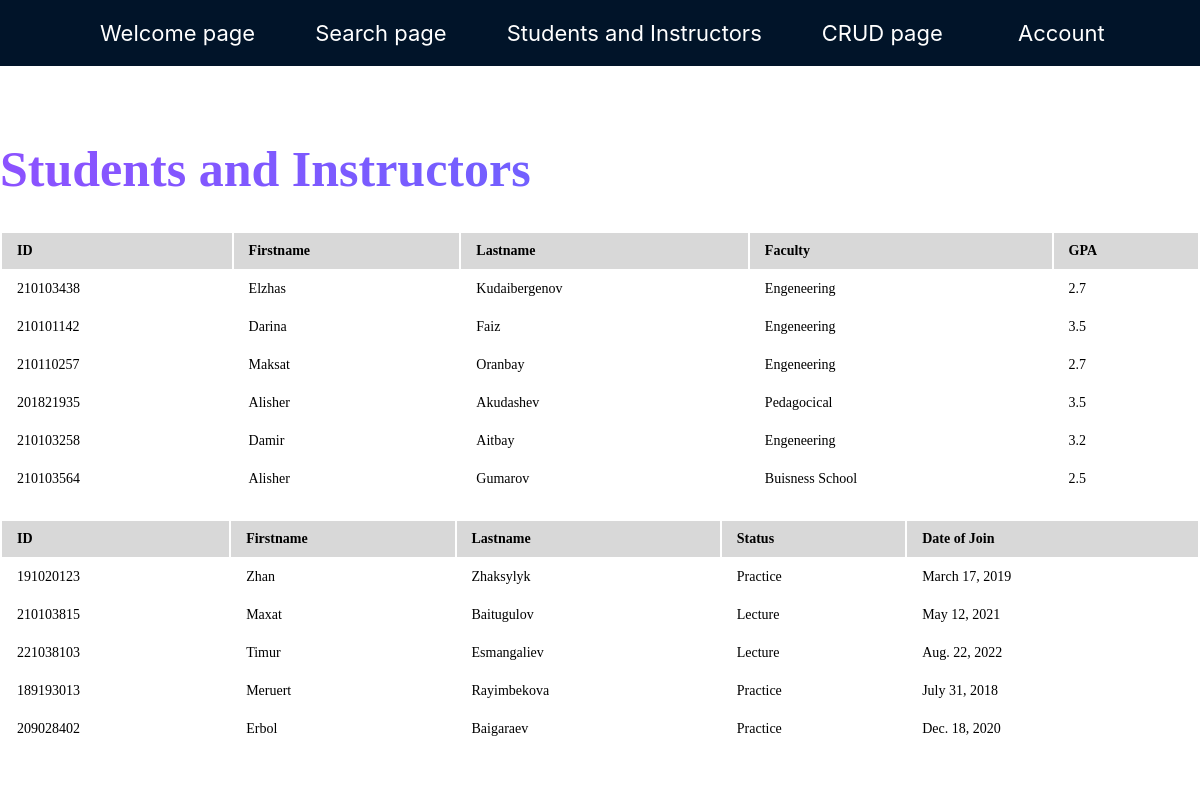
/all_members/, run on the app's committed database.
### sdudent/models.py (models this page shows)
class Student(models.Model):
    student_id = models.IntegerField(verbose_name='Student ID')
    firstname = models.CharField(max_length=255, verbose_name='First Name')
    lastname = models.CharField(max_length=255, verbose_name='Last Name')
    faculty = models.CharField(max_length=255, verbose_name='Faculty')
    student_gpa = models.FloatField(verbose_name='GPA')

class Instructor(models.Model):
    instructor_id = models.IntegerField()
    name = models.CharField(max_length=255)
    surname = models.CharField(max_length=255)
    status = models.CharField(max_length=255)
    dateofjoin = models.DateField()

### sdudent/views.py (the view)
# urls.py: path('all_members/', views.members, name='all_members'),
def members(request):
    mystudents = Student.objects.all().values()
    myinstructors = Instructor.objects.all().values()
    template = loader.get_template('all_members.html')
    context = {'mystudents':mystudents, 'myinstructors':myinstructors}
    return HttpResponse(template.render(context, request))

### sdudent/templates/all_members.html (shortened to what this page needs)
<!DOCTYPE html>
<html>
  <head>
  </head>
  <body>
    <nav>
      <a style="margin-left: 100px" href="{% url 'sdudent'%}">Welcome page</a>
      <a href="{% url 'index'%}">Search page</a>
      <a href="{% url 'all_members'%}">Students and Instructors</a>
      <a href="{% url 'home'%}">CRUD page</a>
      <div class="welcome-div">
        <div class="dropdown">
          <a href="{% url 'register'%}">Account</a>
        </div>
      </div>
    </nav>
    <main>
      <h1>Students and Instructors</h1>
      <table border="1">
        <tr>
          <th>ID</th>
          <th>Firstname</th>
          <th>Lastname</th>
          <th>Faculty</th>
          <th>GPA</th>
        </tr>
        {% for x in mystudents %}
        <tr>
          <td>{{x.student_id}}</td>
          <td>{{x.firstname}}</td>
          <td>{{x.lastname}}</td>
          <td>{{x.faculty}}</td>
          <td>{{x.student_gpa}}</td>
        </tr>
        {% endfor %}
      </table>
      <table border="1">
        <tr>
          <th>ID</th>
          <th>Firstname</th>
          <th>Lastname</th>
          <th>Status</th>
          <th>Date of Join</th>
        </tr>
        {% for x in myinstructors %}
        <tr>
          <td>{{x.instructor_id}}</td>
          <td>{{x.name}}</td>
          <td>{{x.surname}}</td>
          <td>{{x.status}}</td>
          <td>{{x.dateofjoin}}</td>
        </tr>
        {% endfor %}
      </table>
    </main>
  </body>
</html>

### sdudent/templates/all_members.html (style rules this page uses)
body { display: flex; flex-direction: column; margin: 0; justify-content: center; }
main { position: relative; width: 100%; border-radius: 10px; background-color: #fff; border: none; font-size: 18px; overflow: hidden; transition: box-shadow 0.2s ease, transform 0.2s ease; }
h1 { font-size: 50px; font-weight: 600; background-image: linear-gradient(to left, #5271ff, #8c52ff); color: transparent; background-clip: text; -webkit-background-clip: text; }
table { width: 100%; border: none; margin-bottom: 20px; border: none; }
th { font-weight: bold; text-align: left; border: none; padding: 10px 15px; background: #d8d8d8; font-size: 14px; border-left: 1px solid #ddd; border-right: 1px solid #ddd; border: none; }
td { text-align: left; border-left: 1px solid #ddd; border-right: 1px solid #ddd; padding: 10px 15px; font-size: 14px; vertical-align: top; border: none; }
nav { background-color: #011429; display: flex; width: 100%; flex-direction: row; align-items: center; margin-bottom: 40px; }
a { font-size: 22px; color: #fff; margin: 20px 30px; text-decoration: none; position: relative; font-family: -apple-system, BlinkMacSystemFont, "Segoe UI", "Roboto", "Oxygen", "Ubuntu", "Cantarell", "Fira Sans", "Droid Sans", "Helvetica Neue", sans-serif; }
a::after { content: ""; display: block; height: 2px; width: 0; background-color: #1fb6ff; transition: width 0.3s ease-in-out; position: absolute; bottom: 0; left: 0; }
.dropdown { position: relative; display: inline-block; float: right; margin-left: auto; margin-right: auto; }
.welcome-div { display: flex; direction: row; align-items: center; float: right; margin-left: auto; margin-right: auto; }

### data on the page
Student: student_id "210103438", firstname "Elzhas", lastname "Kudaibergenov", faculty "Engeneering", student_gpa "2.7"
Student: student_id "210101142", firstname "Darina", lastname "Faiz", faculty "Engeneering", student_gpa "3.5"
Student: student_id "210110257", firstname "Maksat", lastname "Oranbay", faculty "Engeneering", student_gpa "2.7"
Student: student_id "201821935", firstname "Alisher", lastname "Akudashev", faculty "Pedagocical", student_gpa "3.5"
Student: student_id "210103258", firstname "Damir", lastname "Aitbay", faculty "Engeneering", student_gpa "3.2"
Student: student_id "210103564", firstname "Alisher", lastname "Gumarov", faculty "Buisness School", student_gpa "2.5"
Instructor: instructor_id "191020123", name "Zhan", surname "Zhaksylyk", status "Practice", dateofjoin "March 17, 2019"
Instructor: instructor_id "210103815", name "Maxat", surname "Baitugulov", status "Lecture", dateofjoin "May 12, 2021"
Instructor: instructor_id "221038103", name "Timur", surname "Esmangaliev", status "Lecture", dateofjoin "Aug. 22, 2022"
Instructor: instructor_id "189193013", name "Meruert", surname "Rayimbekova", status "Practice", dateofjoin "July 31, 2018"
Instructor: instructor_id "209028402", name "Erbol", surname "Baigaraev", status "Practice", dateofjoin "Dec. 18, 2020"
